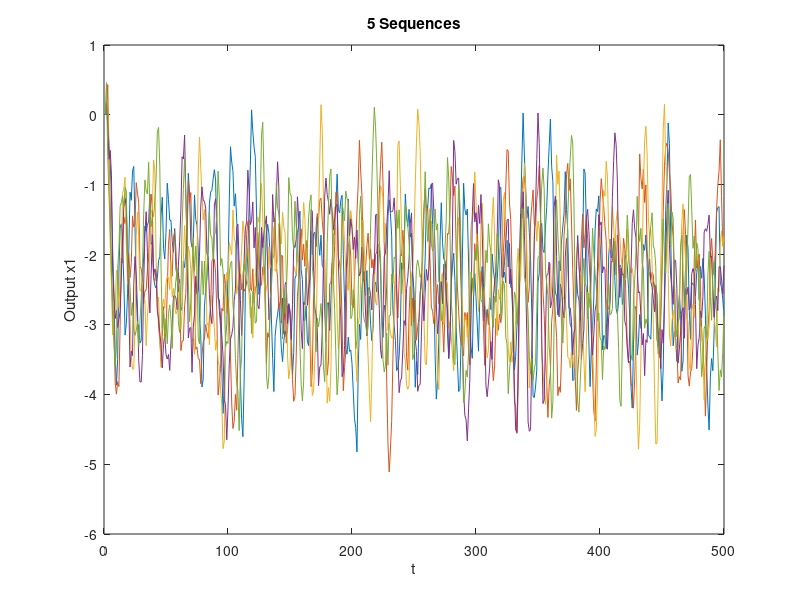

MATLAB code to generate this figure:
%k = 1.500;

t = 1:1:500;
N = 500;
phi = [1.5 1; -0.7 0];
gamma = [1; 0.5];

x = [];
for row=1:1:5
    x(:,1) = [0;0];
    for k=2:1:N
        x(:,k) = (phi*x(:,k-1)) + (gamma*rand);
    end
     plot(t, x(2,:)), xlabel('t'), ylabel('Output x1'), title('5 Sequences')
     hold on
end



